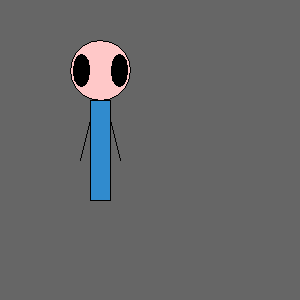
Frame 1 (no input)
Frame 60 (the mouse pressed at the canvas centre just before this capture): identical to frame 1, image omitted
Frame 120 (the mouse held since frame 60 and released just before this capture): identical to frame 1, image omitted

The Processing sketch that drew this single still picture (run headless with seeded random() and noise(); from frame 60 on, the mouse is pressed at the canvas centre):

// Processing sketch: processing_124833
// ── processing_124833.pde

void setup () {

  size (300,300);
  noSmooth ();
  fill (126);
  background (102);
  }
  void draw (){
    if(mousePressed){
}
fill(48,139,206);
    rect (90,100,20,+100);
    fill(255,200,200);
    ellipse (100,70,60,60);
    fill (0,0,0);
    ellipse (81,70,16,32);
ellipse (119,70,16,32); 
line (90,120,80,160); 
line (110,120,120,160);
} 
